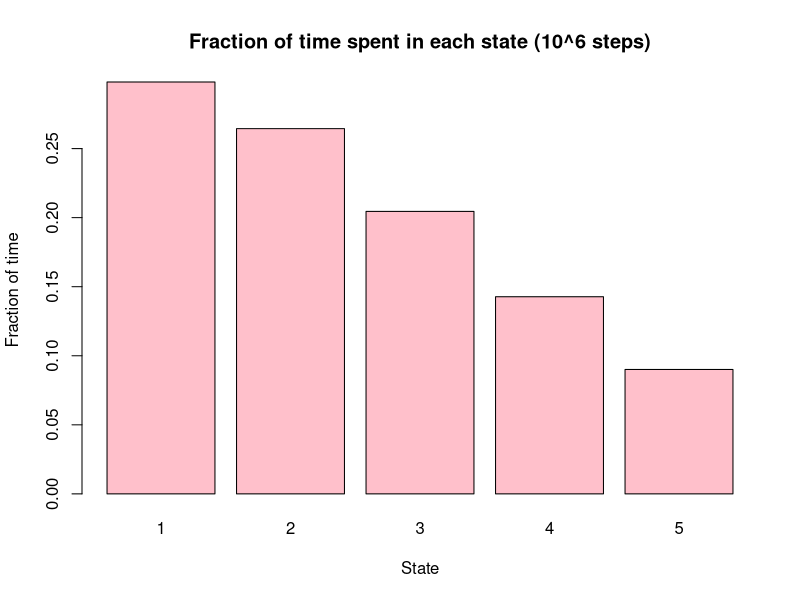
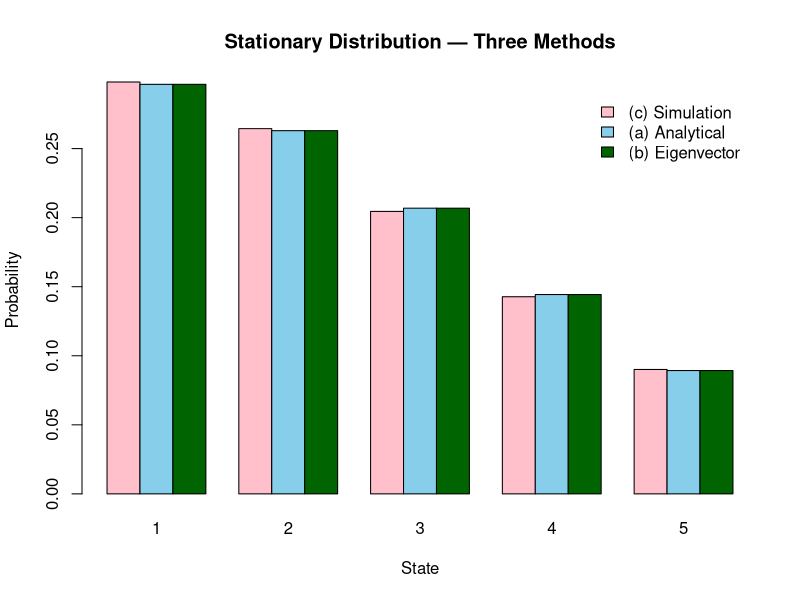
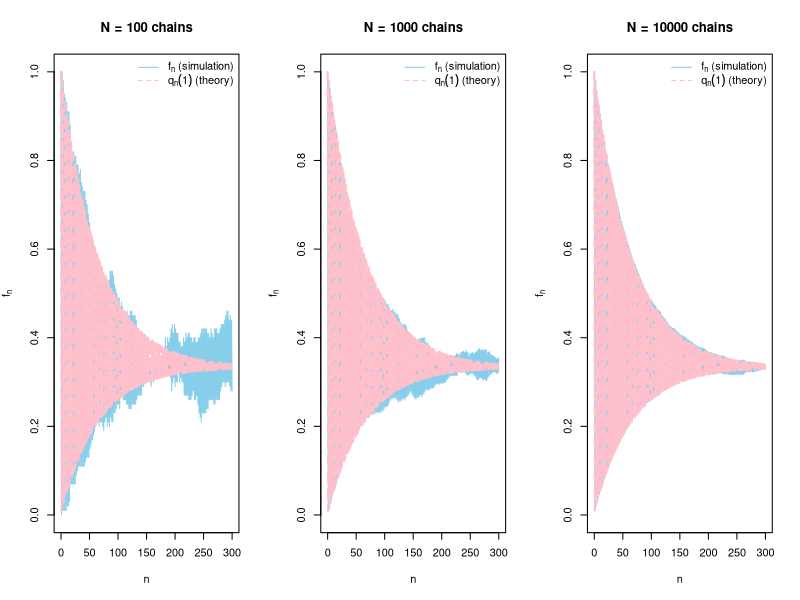

These charts were generated, in order, by the following R code:
## ---- chunk 1
a <- 0.04; b <- 0.16; K <- 0.1
states <- 1:5
n <- 5

# Build transition matrix
P <- matrix(0, n, n)
for (i in 1:n) {
  p_fwd <- K * exp(a * i)
  q_bwd <- K * exp(b * (i - 1))
  if (i < n) P[i, i+1] <- p_fwd
  if (i > 1) P[i, i-1] <- q_bwd
  P[i, i] <- 1 - sum(P[i,])
}

eig <- eigen(t(P))
idx <- which.min(abs(eig$values - 1))
pi_b <- Re(eig$vectors[, idx])
pi_b <- pi_b / sum(pi_b)
print(pi_b)
## ---- chunk 2
set.seed(42)
n_steps <- 1e6
chain <- integer(n_steps + 1)
chain[1] <- 1

for (t in 1:n_steps) {
  chain[t+1] <- sample(states, 1, prob = P[chain[t], ])
}

pi_sim <- tabulate(chain[-1], nbins = n) / n_steps

# Plot histogram of fraction of time spent in each state
barplot(pi_sim,
        names.arg = states,
        col = "pink",
        xlab = "State",
        ylab = "Fraction of time",
        main = "Fraction of time spent in each state (10^6 steps)")
## ---- chunk 3
# Analytical from part (a)
pi_a <- exp((a - b) * states * (states - 1) / 2)
pi_a <- pi_a / sum(pi_a)

# Plot
barplot(
  rbind(pi_sim, pi_a, pi_b),
  beside = TRUE,
  names.arg = states,
  col = c("pink", "skyblue", "darkgreen"),
  xlab = "State", ylab = "Probability",
  main = "Stationary Distribution — Three Methods",
  legend.text = c("(c) Simulation", "(a) Analytical", "(b) Eigenvector"),
  args.legend = list(bty = "n")
)
## ---- chunk 4
make_P <- function(a) {
  matrix(c(1-a,  a,   0,
             a,  0, 1-a,
             0, 1-a,  a),
         nrow = 3, byrow = TRUE)
}

# Leave a as a symbol — show the structure for a general a
# then compute numerically for a specific value
a_val <- 0.5  # or any valid 0 < a < 1
A <- t(make_P(a_val))

eig <- eigen(A)
cat("Eigenvalues:\n");  print(round(Re(eig$values), 6))
cat("Eigenvectors:\n"); print(round(Re(eig$vectors), 6))
## ---- chunk 5
a_val <- 0.99
P <- make_P(a_val)
A <- t(P)

# Get eigenvectors and eigenvalues
eig <- eigen(A)
lambdas <- Re(eig$values)
V <- Re(eig$vectors)  

cat("Eigenvalues:\n"); print(round(lambdas, 8))
cat("\nEigenvectors (columns):\n"); print(round(V, 6))

# X_0 = 1 means we start certainly in state 1
# so q_0 = (1, 0, 0) — all probability mass on state 1
q0 <- c(1, 0, 0)

# Find coefficients c such that V %*% c = q0
# i.e. express q0 in the eigenvector basis
coeffs <- solve(V, q0)
cat("\nCoefficients (c_1, c_2, c_3):\n"); print(round(coeffs, 8))

# q_n = c_1*lambda_1^n*v_1 + c_2*lambda_2^n*v_2 + c_3*lambda_3^n*v_3
# The lambda=1 term is the stationary distribution pi.
q_n <- function(n) {
  result <- rep(0, 3)
  for (k in 1:3) {
    result <- result + coeffs[k] * lambdas[k]^n * V[, k]
  }
  result
}

# Show q_n(1) converging to pi(1) = 1/3
cat("\nq_n(1) converging to pi(1) = 1/3:\n")
for (n in c(0, 1, 2, 5, 10, 25, 50, 100)) {
  cat(sprintf("  n = %3d:  q_n(1) = %.8f  |error| = %.2e\n",
              n, q_n(n)[1], abs(q_n(n)[1] - 1/3)))
}
## ---- chunk 6
# Compute |lambda_2| across all valid values of a
a_seq <- seq(0.01, 0.99, length.out = 500)

lambda2 <- sapply(a_seq, function(a) {
  eigs <- abs(Re(eigen(t(make_P(a)))$values))
  sort(eigs, decreasing = TRUE)[2]  # second largest
})

opt_a <- a_seq[which.min(lambda2)]
cat(sprintf("Fastest convergence at a = %.4f\n", opt_a))
cat(sprintf("Minimum |lambda_2|      = %.6f\n", min(lambda2)))
## ---- chunk 7
eig <- eigen(A)
lambdas <- Re(eig$values)
V <- Re(eig$vectors)
coeffs <- solve(V, c(1, 0, 0))

q_n <- function(n) {
  result <- rep(0, 3)
  for (k in 1:3) {
    result <- result + coeffs[k] * lambdas[k]^n * V[, k]
  }
  result
}

# Theoretical q_n(1) for n = 0 to 300
n_max <- 300
theory <- sapply(0:n_max, function(n) q_n(n)[1])

# Simulate N chains, all starting at state 1
run_sim <- function(N_chains) {
  chains <- matrix(1L, nrow = N_chains, ncol = n_max + 1)
  for (t in 1:n_max) {
    chains[, t+1] <- sapply(chains[, t], function(s) sample(1:3, 1, prob = P[s, ]))
  }
  # fraction of chains in state 1 at each time n
  colMeans(chains == 1)
}

# Plot for N = 100, 1000, 10000
par(mfrow = c(1, 3))
for (N in c(100, 1000, 10000)) {
  set.seed(42)
  fn <- run_sim(N)
  plot(0:n_max, fn, type = "l", col = "skyblue", lwd = 1,
       xlab = "n", ylab = expression(f[n]),
       main = sprintf("N = %d chains", N),
       ylim = c(0, 1))
  lines(0:n_max, theory, col = "pink", lwd = 2, lty = 2)
  legend("topright",
         legend = c(expression(f[n]*" (simulation)"), expression(q[n](1)*" (theory)")),
         col = c("skyblue", "pink"),
         lty = c(1, 2), bty = "n")
}
par(mfrow = c(1, 1))
